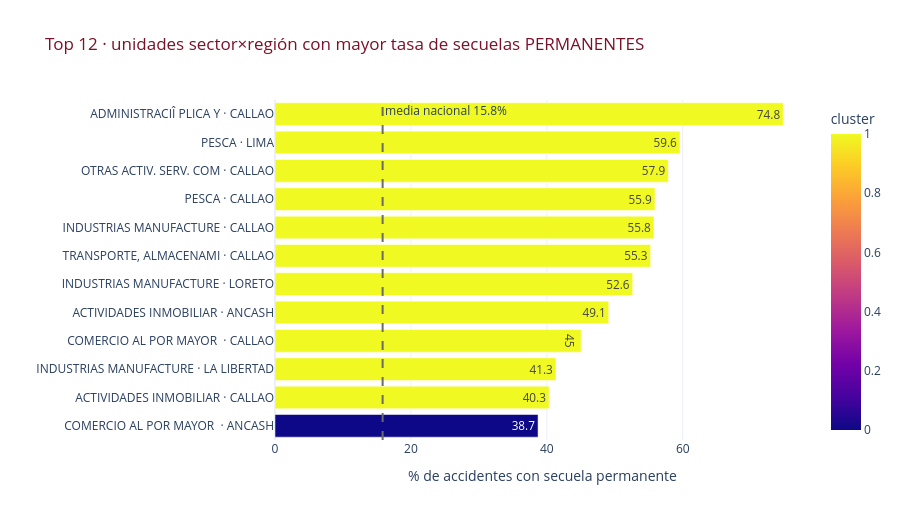

Notebook cell for this chart:
### Markdown cell above
---
## 9️⃣ Ranking de riesgo (el hallazgo accionable)

### Code cell
top = perfil.nlargest(12, "tasa_permanente")
fig = px.bar(top.sort_values("tasa_permanente"), x="tasa_permanente", y="unidad",
             orientation="h", color="cluster", color_discrete_sequence=PALETA,
             text=top.sort_values("tasa_permanente")["tasa_permanente"].round(1),
             hover_data={"n_accidentes":":,"},
             title="Top 12 · unidades sector×región con mayor tasa de secuelas PERMANENTES")
fig.add_vline(x=perfil["tasa_permanente"].mean(), line_dash="dash", line_color=GRIS,
              annotation_text=f"media nacional {perfil['tasa_permanente'].mean():.1f}%")
fig.update_layout(height=520, template=TEMPLATE, title_font_color=GRANATE,
                  xaxis_title="% de accidentes con secuela permanente", yaxis_title="")
fig.show()

### Figure 1 — Plotly figure (JSON) as saved in the notebook; plotly's stock layout.template omitted (floating-point values rounded to 4 significant figures)
{"data": [{"customdata": [[62], [1939], [104], [1452], [112], [114], [2694], [4695], [93], [966], [339], [119]], "hovertemplate": "tasa_permanente=%{x}<br>unidad=%{y}<br>text=%{text}<br>n_accidentes=%{customdata[0]:,}<br>cluster=%{marker.color}<extra></extra>", "legendgroup": "", "marker": {"color": [0, 1, 1, 1, 1, 1, 1, 1, 1, 1, 1, 1], "coloraxis": "coloraxis", "pattern": {"shape": ""}}, "name": "", "orientation": "h", "showlegend": false, "text": [38.7, 40.3, 41.3, 45.0, 49.1, 52.6, 55.3, 55.8, 55.9, 57.9, 59.6, 74.8], "textposition": "auto", "type": "bar", "x": [38.71, 40.33, 41.35, 45.04, 49.11, 52.63, 55.27, 55.76, 55.91, 57.87, 59.59, 74.79], "xaxis": "x", "y": ["COMERCIO AL POR MAYOR  · ANCASH", "ACTIVIDADES INMOBILIAR · CALLAO", "INDUSTRIAS MANUFACTURE · LA LIBERTAD", "COMERCIO AL POR MAYOR  · CALLAO", "ACTIVIDADES INMOBILIAR · ANCASH", "INDUSTRIAS MANUFACTURE · LORETO", "TRANSPORTE, ALMACENAMI · CALLAO", "INDUSTRIAS MANUFACTURE · CALLAO", "PESCA · CALLAO", "OTRAS ACTIV. SERV. COM · CALLAO", "PESCA · LIMA", "ADMINISTRACIÎ PLICA Y · CALLAO"], "yaxis": "y"}], "layout": {"annotations": [{"showarrow": false, "text": "media nacional 15.8%", "x": 15.84, "xanchor": "left", "xref": "x", "y": 1, "yanchor": "top", "yref": "y domain"}], "barmode": "relative", "coloraxis": {"colorbar": {"title": {"text": "cluster"}}, "colorscale": [[0, "#0d0887"], [0.1111, "#46039f"], [0.2222, "#7201a8"], [0.3333, "#9c179e"], [0.4444, "#bd3786"], [0.5556, "#d8576b"], [0.6667, "#ed7953"], [0.7778, "#fb9f3a"], [0.8889, "#fdca26"], [1, "#f0f921"]]}, "height": 520, "legend": {"tracegroupgap": 0}, "shapes": [{"line": {"color": "#6b6b6b", "dash": "dash"}, "type": "line", "x0": 15.84, "x1": 15.84, "xref": "x", "y0": 0, "y1": 1, "yref": "y domain"}], "title": {"font": {"color": "#7a1128"}, "text": "Top 12 · unidades sector×región con mayor tasa de secuelas PERMANENTES"}, "xaxis": {"anchor": "y", "domain": [0, 1], "title": {"text": "% de accidentes con secuela permanente"}}, "yaxis": {"anchor": "x", "domain": [0, 1], "title": {"text": ""}}}}
